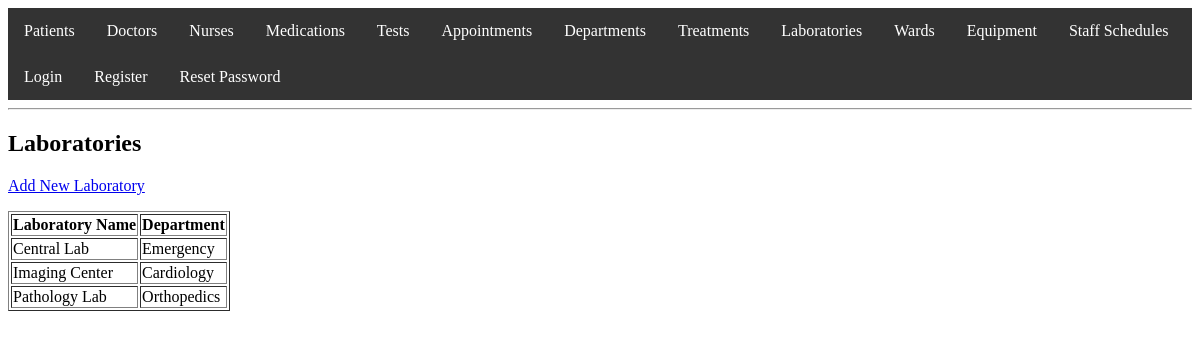
Page /laboratory/view_laboratories.php on the committed database.
### tables this page shows
CREATE TABLE Laboratories (
                              lab_id INT PRIMARY KEY AUTO_INCREMENT,
                              name VARCHAR(50),
                              department_id INT,
                              FOREIGN KEY (department_id) REFERENCES Departments(department_id)
);

CREATE TABLE Departments (
                             department_id INT PRIMARY KEY AUTO_INCREMENT,
                             name VARCHAR(50),
                             description TEXT
);

### laboratory/view_laboratories.php (the view, shortened to what this page needs)
<?php
include '../auth.php';
include '../header.php';
$sql = "
    SELECT l.*, d.name AS department_name
    FROM Laboratories l
    LEFT JOIN Departments d ON l.department_id = d.department_id
";
$result = $conn->query($sql);
?>
<h2>Laboratories</h2>
<p><a href="add_laboratory_form.php">Add New Laboratory</a></p>
<table border="1">
    <tr>
        <th>Laboratory Name</th>
        <th>Department</th>
    </tr>
    <?php while ($lab = $result->fetch_assoc()): ?>
        <tr>
            <td><?php echo htmlspecialchars($lab['name']); ?></td>
            <td><?php echo htmlspecialchars($lab['department_name']); ?></td>
        </tr>
    <?php endwhile; ?>
</table>
<?php
include '../footer.php';
?>

### rows in the picture
laboratories: name "Central Lab", department.name "Emergency"
laboratories: name "Imaging Center", department.name "Cardiology"
laboratories: name "Pathology Lab", department.name "Orthopedics"
